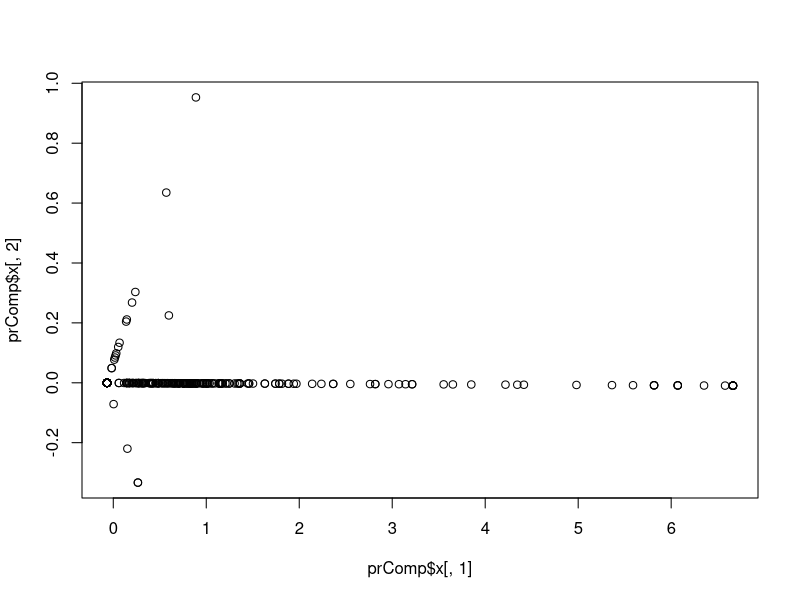

Source code (R): (Note: this script raises an error after producing the figure.)
## Principap Components Analysis (PCA)
library(caret); library(kernlab); data(spam)

inTrain <- createDataPartition(y=spam$type,p=0.75,list=FALSE)
training <- spam[inTrain,]
testing <- spam[-inTrain,]

M <- abs(cor(training[,-58]))  # Find the correlation and take their absolute value and leave out the 58 column which is outcome
diag(M) <- 0  # the correlation of everything with itself is zero
which(M > 0.8,arr.ind=T)


## PCA for a very small subset of span feature space
smallSpam <- spam[,c(34,32)]
prComp <- prcomp(smallSpam)  # principle component analysis
plot(prComp$x[,1], prComp$x[,2])  # the first principle component and the second one

prComp$rotation  # to see the rotation

## PCA for spam data complete
typeColor <- ((spam$type=="spam")*1 + 1)  # color is black if it's not spam
prComp <-prcomp(log10(spam[,-58]+1))  # just to make data to look more normal
p1 <- qplot(prComp$x[,1],prComp$x[,2],col=typeColor,xlab="PC1",ylab="PC2")
p2 <- qplot(prComp$x[,2],prComp$x[,3],col=typeColor,xlab="PC1",ylab="PC2")

grid.arrange(p1,p2,ncol=2)

## we can do this by caret as well
typeColor <- ((spam$type=="spam")*1 + 1)  # color is black if it's not spam
preProc <- preProcess(log10(spam[,-58]+1),method="pca",pcaComp=2)
spamPC <- predict(preProc,log10(spam[,-58]+1))
plot(spamPC[,1],spamPC[,2],col=typeColor)


## PCA and training
preProc <- preProcess(log10(training[,-58]+1),method="pca",pcaComp=2)
trainPC <- predict(preProc,log10(training[,-58]+1))
modelFit <- train(training$type ~. ,method="glm",data=trainPC)  # here we just pass the principle components

# testing
testPC <- predict(preProc, log10(testing[,-58]+1))
confusionMatrix(testing$type, predict(modelFit,testPC))

# we can also pass the pca into the training model
modelFit <- train(training$type ~., method="glm", preProcess="pca", data=training)
confusionMatrix(testing$type,predict(modelFit,testing))
